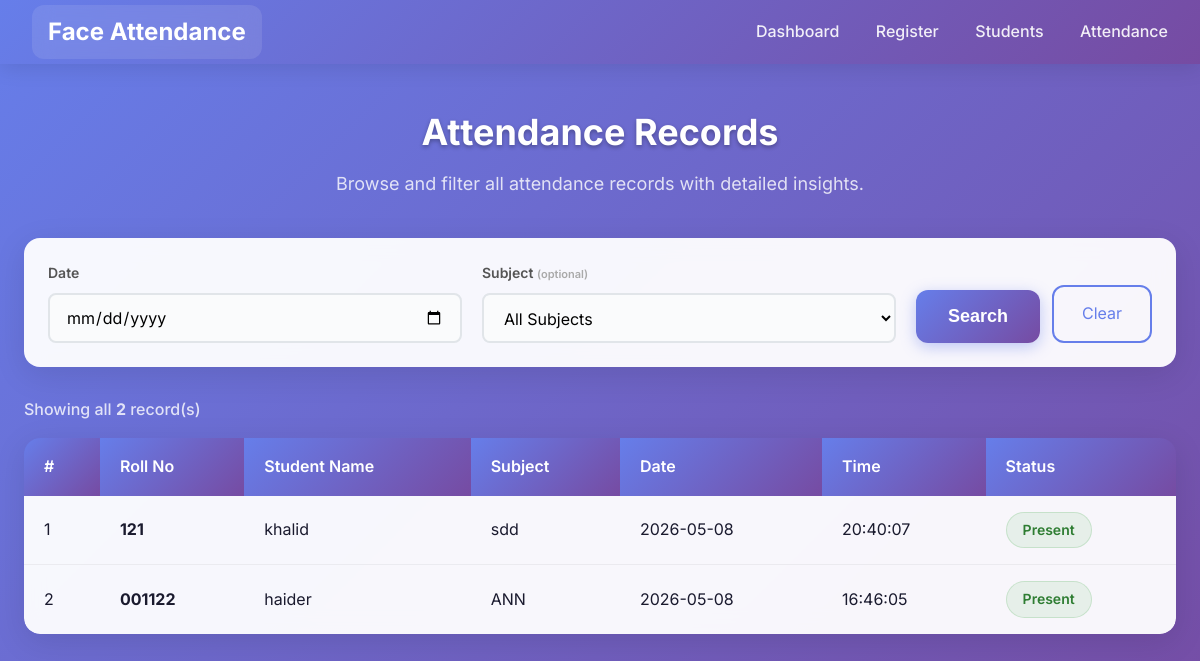
/view, run on the app's committed database.
### database.py (models this page shows)
class Attendance(db.Model):
    id         = db.Column(db.Integer, primary_key=True)
    student_id = db.Column(db.String(50), nullable=False)
    name       = db.Column(db.String(100), nullable=False)
    subject    = db.Column(db.String(100), nullable=False)
    date       = db.Column(db.String(20), nullable=False)
    time       = db.Column(db.String(20), nullable=False)
    status     = db.Column(db.String(20), default='Present')

### app.py (the view)
@app.route('/view')
def view():
    sel_date    = request.args.get('date', '')
    sel_subject = request.args.get('subject', '')
    query = Attendance.query
    if sel_date:    query = query.filter_by(date=sel_date)
    if sel_subject: query = query.filter_by(subject=sel_subject)
    records  = query.order_by(Attendance.date.desc(), Attendance.time.desc()).all()
    subjects = [s[0] for s in db.session.query(Attendance.subject).distinct().all()]
    if sel_date:
        present_count = len(set(r.student_id for r in records))
    else:
        present_count = None
    return render_template('view.html',
                           records=records,
                           subjects=subjects,
                           sel_date=sel_date,
                           sel_subject=sel_subject,
                           present_count=present_count,
                           total_students=Student.query.count())

### templates/view.html (shortened to what this page needs)
{% extends "base.html" %}
{% block content %}
<div class="page-header">
  <h1>Attendance Records</h1>
  <p class="subtitle">Browse and filter all attendance records with detailed insights.</p>
</div>
<form class="filter-row" method="GET" action="/view">
  <div class="filter-group">
    <label>Date</label>
    <input type="date" name="date" value="{{ sel_date }}">
  </div>
  <div class="filter-group">
    <label>Subject <span style="color:#aaa;font-size:11px;">(optional)</span></label>
    <select name="subject">
      <option value="">All Subjects</option>
    </select>
  </div>
  <div class="filter-actions">
    <button type="submit" class="btn-primary">Search</button>
    <a href="/view" class="btn-outline">Clear</a>
  </div>
</form>
<p class="record-count">
  {% if sel_date %}
    Showing <strong>{{ records|length }}</strong> record(s) for <strong>{{ sel_date }}</strong>
    {% if sel_subject %} — Subject: <strong>{{ sel_subject }}</strong>{% endif %}
  {% else %}
    Showing all <strong>{{ records|length }}</strong> record(s)
  {% endif %}
</p>
{% if records %}
<div class="table-wrap">
  <table>
    <thead>
      <tr>
        <th>#</th>
        <th>Roll No</th>
        <th>Student Name</th>
        <th>Subject</th>
        <th>Date</th>
        <th>Time</th>
        <th>Status</th>
      </tr>
    </thead>
    <tbody>
      {% for r in records %}
      <tr>
        <td>{{ loop.index }}</td>
        <td><strong>{{ r.student_id }}</strong></td>
        <td>{{ r.name }}</td>
        <td>{{ r.subject }}</td>
        <td>{{ r.date }}</td>
        <td>{{ r.time }}</td>
        <td><span class="badge badge-green">{{ r.status }}</span></td>
      </tr>
      {% endfor %}
    </tbody>
  </table>
</div>
{% elif sel_date %}
<div class="notice notice-warn">
  No attendance records found for <strong>{{ sel_date }}</strong>.
  {% if sel_subject %} Try clearing the subject filter.{% endif %}
</div>
{% else %}
<div class="notice notice-info">
  Select a date above to view attendance, or leave it blank to see all records.
</div>
{% endif %}
{% endblock %}

### templates/base.html (shortened to what this page needs)
<!DOCTYPE html>
<html lang="en">
<head>
    <link rel="stylesheet" href="{{ url_for('static', filename='style.css') }}">
</head>
<body>
    <nav class="navbar">
        <div class="nav-brand">Face Attendance</div>
        <div class="nav-links">
            <a href="/">Dashboard</a>
            <a href="/register">Register</a>
            <a href="/students">Students</a>
            <a href="/view">Attendance</a>
        </div>
    </nav>
    <div class="page-wrap">
        {% block content %}
        {% endblock %}
    </div>
</body>
</html>

### static/style.css (style rules this page uses)
*, *::before, *::after { box-sizing: border-box; margin: 0; padding: 0; }
body { font-family: 'Inter', 'Segoe UI', Arial, sans-serif; background: linear-gradient(135deg, #667eea 0%, #764ba2 100%); color: #1a1a2e; min-height: 100vh; line-height: 1.6; }
a { text-decoration: none; color: inherit; transition: all 0.3s ease; }
.navbar { background: linear-gradient(135deg, #667eea 0%, #764ba2 100%); padding: 0 32px; height: 64px; display: flex; align-items: center; justify-content: space-between; position: sticky; top: 0; z-index: 100; box-shadow: 0 4px 20px rgba(0,0,0,0.1); backdrop-filter: blur(10px); }
.nav-brand { font-size: 24px; font-weight: 700; color: #fff; background: rgba(255,255,255,0.1); padding: 8px 16px; border-radius: 12px; backdrop-filter: blur(10px); }
.nav-links a { color: rgba(255,255,255,0.9); margin-left: 32px; font-size: 16px; font-weight: 500; transition: all 0.3s ease; position: relative; }
.nav-links a::after { content: ''; position: absolute; width: 0; height: 2px; bottom: -5px; left: 50%; background: #fff; transition: all 0.3s ease; transform: translateX(-50%); }
.page-wrap { max-width: 1200px; margin: 0 auto; padding: 40px 24px 80px; }
.page-header { margin-bottom: 40px; text-align: center; }
.page-header h1 { font-size: 36px; font-weight: 700; color: #fff; margin-bottom: 8px; text-shadow: 0 2px 4px rgba(0,0,0,0.3); }
.subtitle { font-size: 18px; color: rgba(255,255,255,0.8); margin-top: 8px; line-height: 1.6; max-width: 600px; margin-left: auto; margin-right: auto; }
input[type="text"], input[type="date"], select { width: 100%; padding: 16px 20px; border: 2px solid #e1e5e9; border-radius: 12px; font-size: 16px; background: #fafbfc; outline: none; transition: all 0.3s ease; font-family: inherit; }
.btn-primary { display: inline-block; background: linear-gradient(135deg, #667eea 0%, #764ba2 100%); color: #fff; border: none; border-radius: 12px; padding: 16px 32px; font-size: 16px; font-weight: 600; cursor: pointer; transition: all 0.3s ease; box-shadow: 0 4px 15px rgba(102,126,234,0.3); }
.btn-outline { display: inline-block; background: transparent; color: #667eea; border: 2px solid #667eea; border-radius: 12px; padding: 14px 28px; font-size: 16px; cursor: pointer; transition: all 0.3s ease; }
.filter-row { display: flex; gap: 20px; flex-wrap: wrap; margin-bottom: 30px; align-items: flex-end; background: rgba(255,255,255,0.95); padding: 24px; border-radius: 16px; border: none; backdrop-filter: blur(10px); box-shadow: 0 8px 32px rgba(0,0,0,0.1); }
.filter-group { display: flex; flex-direction: column; gap: 8px; flex: 1; min-width: 160px; }
.filter-group label { font-size: 14px; font-weight: 600; color: #555; }
.filter-group input, .filter-group select { width: 100%; padding: 12px 16px; border: 2px solid #e1e5e9; border-radius: 8px; font-size: 16px; transition: all 0.3s ease; }
.filter-actions { display: flex; gap: 12px; align-items: flex-end; }
.record-count { font-size: 16px; color: rgba(255,255,255,0.8); margin-bottom: 16px; font-weight: 500; }
.table-wrap { overflow-x: auto; border-radius: 16px; border: none; box-shadow: 0 8px 32px rgba(0,0,0,0.1); }
table { width: 100%; border-collapse: collapse; background: rgba(255,255,255,0.95); backdrop-filter: blur(10px); }
th { background: linear-gradient(135deg, #667eea 0%, #764ba2 100%); color: #fff; padding: 16px 20px; text-align: left; font-size: 16px; font-weight: 600; }
td { padding: 16px 20px; font-size: 16px; border-bottom: 1px solid rgba(0,0,0,0.05); transition: background 0.3s ease; }
tr:last-child td { border-bottom: none; }
.badge { display: inline-block; padding: 6px 16px; border-radius: 20px; font-size: 14px; font-weight: 600; transition: all 0.3s ease; }
.badge-green { background: rgba(76,175,80,0.1); color: #2e7d32; border: 1px solid rgba(76,175,80,0.2); }
.btn-primary { width: 100%; padding: 16px 32px; border: none; border-radius: 12px; font-size: 18px; font-weight: 600; background: linear-gradient(135deg, #667eea 0%, #764ba2 100%); color: #fff; cursor: pointer; transition: all 0.3s ease; margin-top: 16px; box-shadow: 0 4px 15px rgba(102,126,234,0.4); }

### data on the page
Attendance: student_id "121", name "khalid", subject "sdd", date "2026-05-08", time "20:40:07", status "Present"
Attendance: student_id "001122", name "haider", subject "ANN", date "2026-05-08", time "16:46:05", status "Present"

### other printed values
{{ records|length }} "2"
